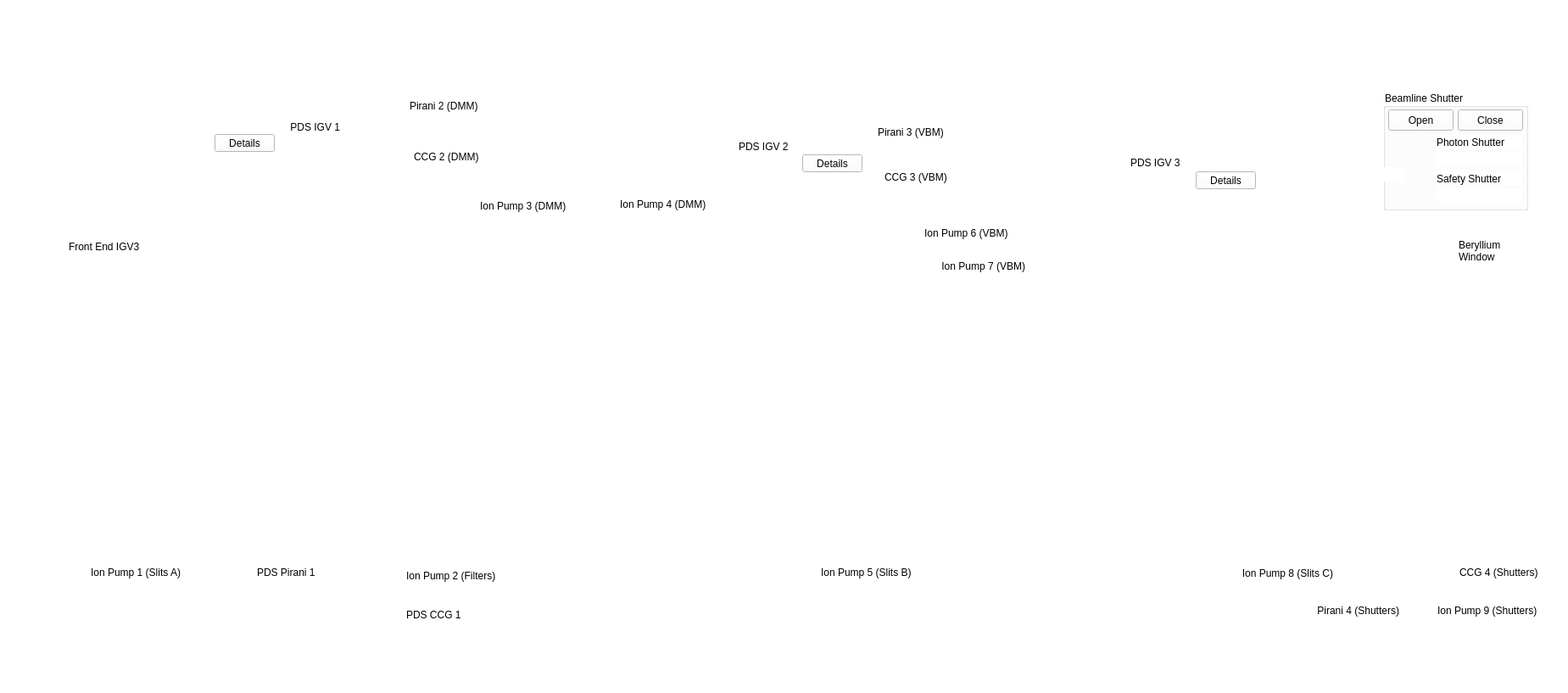
      <widget class="QWidget" name="tab_7">
       <property name="maximumSize">
        <size>
         <width>1850</width>
         <height>900</height>
        </size>
       </property>
       <property name="styleSheet">
        <string notr="true">background-color: rgb(255, 255, 255);</string>
       </property>
       <attribute name="title">
        <string>Vacuum</string>
       </attribute>
       <widget class="QELabel" name="qelabel">
        <property name="geometry">
         <rect>
          <x>0</x>
          <y>0</y>
          <width>1832</width>
          <height>808</height>
         </rect>
        </property>
        <property name="maximumSize">
         <size>
          <width>1832</width>
          <height>835</height>
         </size>
        </property>
        <property name="pixmap">
         <pixmap>PDS_vacuum.png</pixmap>
        </property>
        <property name="scaledContents">
         <bool>true</bool>
        </property>
        <property name="defaultStyle" stdset="0">
         <string>background-color: rgb(255, 255, 255);</string>
        </property>
       </widget>
       <widget class="QLabel" name="label">
        <property name="geometry">
         <rect>
          <x>81</x>
          <y>282</y>
          <width>106</width>
          <height>17</height>
         </rect>
        </property>
        <property name="text">
         <string>Front End IGV3</string>
        </property>
       </widget>
       <widget class="QLabel" name="label_2">
        <property name="geometry">
         <rect>
          <x>81</x>
          <y>666</y>
          <width>132</width>
          <height>17</height>
         </rect>
        </property>
        <property name="text">
         <string>Ion Pump 1 (Slits A)</string>
        </property>
        <property name="alignment">
         <set>Qt::AlignRight|Qt::AlignTrailing|Qt::AlignVCenter</set>
        </property>
       </widget>
       <widget class="QELabel" name="qelabel_2">
        <property name="geometry">
         <rect>
          <x>101</x>
          <y>686</y>
          <width>107</width>
          <height>17</height>
         </rect>
        </property>
        <property name="alignment">
         <set>Qt::AlignRight|Qt::AlignTrailing|Qt::AlignVCenter</set>
        </property>
        <property name="variable" stdset="0">
         <string>MCTPDS01IP01:PRESSURE_MONITOR</string>
        </property>
        <property name="notation" stdset="0">
         <enum>QELabel::Scientific</enum>
        </property>
       </widget>
       <widget class="QESimpleShape" name="qesimpleshape">
        <property name="geometry">
         <rect>
          <x>220</x>
          <y>686</y>
          <width>17</width>
          <height>17</height>
         </rect>
        </property>
        <property name="variable" stdset="0">
         <string>MCTPDS01IP01:STATUS</string>
        </property>
       </widget>
       <widget class="QELabel" name="qelabel_3">
        <property name="geometry">
         <rect>
          <x>479</x>
          <y>690</y>
          <width>107</width>
          <height>17</height>
         </rect>
        </property>
        <property name="alignment">
         <set>Qt::AlignRight|Qt::AlignTrailing|Qt::AlignVCenter</set>
        </property>
        <property name="variable" stdset="0">
         <string>MCTPDS01IP02:PRESSURE_MONITOR</string>
        </property>
        <property name="notation" stdset="0">
         <enum>QELabel::Scientific</enum>
        </property>
       </widget>
       <widget class="QESimpleShape" name="qesimpleshape_2">
        <property name="geometry">
         <rect>
          <x>590</x>
          <y>690</y>
          <width>17</width>
          <height>17</height>
         </rect>
        </property>
        <property name="variable" stdset="0">
         <string>MCTPDS01IP02:STATUS</string>
        </property>
       </widget>
       <widget class="QLabel" name="label_3">
        <property name="geometry">
         <rect>
          <x>479</x>
          <y>670</y>
          <width>131</width>
          <height>17</height>
         </rect>
        </property>
        <property name="text">
         <string>Ion Pump 2 (Filters)</string>
        </property>
       </widget>
       <widget class="QLabel" name="label_4">
        <property name="geometry">
         <rect>
          <x>566</x>
          <y>234</y>
          <width>124</width>
          <height>17</height>
         </rect>
        </property>
        <property name="text">
         <string>Ion Pump 3 (DMM)</string>
        </property>
       </widget>
       <widget class="QELabel" name="qelabel_4">
        <property name="geometry">
         <rect>
          <x>566</x>
          <y>254</y>
          <width>107</width>
          <height>17</height>
         </rect>
        </property>
        <property name="alignment">
         <set>Qt::AlignRight|Qt::AlignTrailing|Qt::AlignVCenter</set>
        </property>
        <property name="variable" stdset="0">
         <string>MCTPDS01IP03:PRESSURE_MONITOR</string>
        </property>
        <property name="notation" stdset="0">
         <enum>QELabel::Scientific</enum>
        </property>
       </widget>
       <widget class="QESimpleShape" name="qesimpleshape_3">
        <property name="geometry">
         <rect>
          <x>678</x>
          <y>254</y>
          <width>17</width>
          <height>17</height>
         </rect>
        </property>
        <property name="variable" stdset="0">
         <string>MCTPDS01IP03:STATUS</string>
        </property>
       </widget>
       <widget class="QLabel" name="label_5">
        <property name="geometry">
         <rect>
          <x>731</x>
          <y>232</y>
          <width>123</width>
          <height>17</height>
         </rect>
        </property>
        <property name="text">
         <string>Ion Pump 4 (DMM)</string>
        </property>
       </widget>
       <widget class="QELabel" name="qelabel_5">
        <property name="geometry">
         <rect>
          <x>725</x>
          <y>252</y>
          <width>107</width>
          <height>17</height>
         </rect>
        </property>
        <property name="alignment">
         <set>Qt::AlignRight|Qt::AlignTrailing|Qt::AlignVCenter</set>
        </property>
        <property name="variable" stdset="0">
         <string>MCTPDS01IP04:PRESSURE_MONITOR</string>
        </property>
        <property name="notation" stdset="0">
         <enum>QELabel::Scientific</enum>
        </property>
       </widget>
       <widget class="QESimpleShape" name="qesimpleshape_4">
        <property name="geometry">
         <rect>
          <x>837</x>
          <y>252</y>
          <width>17</width>
          <height>17</height>
         </rect>
        </property>
        <property name="variable" stdset="0">
         <string>MCTPDS01IP04:STATUS</string>
        </property>
       </widget>
       <widget class="QELabel" name="qelabel_6">
        <property name="geometry">
         <rect>
          <x>1082</x>
          <y>285</y>
          <width>107</width>
          <height>17</height>
         </rect>
        </property>
        <property name="alignment">
         <set>Qt::AlignRight|Qt::AlignTrailing|Qt::AlignVCenter</set>
        </property>
        <property name="variable" stdset="0">
         <string>MCTPDS01IP06:PRESSURE_MONITOR</string>
        </property>
        <property name="notation" stdset="0">
         <enum>QELabel::Scientific</enum>
        </property>
       </widget>
       <widget class="QLabel" name="label_6">
        <property name="geometry">
         <rect>
          <x>1090</x>
          <y>265</y>
          <width>116</width>
          <height>20</height>
         </rect>
        </property>
        <property name="text">
         <string>Ion Pump 6 (VBM)</string>
        </property>
       </widget>
       <widget class="QESimpleShape" name="qesimpleshape_5">
        <property name="geometry">
         <rect>
          <x>1194</x>
          <y>285</y>
          <width>17</width>
          <height>17</height>
         </rect>
        </property>
        <property name="variable" stdset="0">
         <string>MCTPDS01IP06:STATUS_MONITOR</string>
        </property>
       </widget>
       <widget class="QELabel" name="qelabel_7">
        <property name="geometry">
         <rect>
          <x>1082</x>
          <y>324</y>
          <width>107</width>
          <height>17</height>
         </rect>
        </property>
        <property name="alignment">
         <set>Qt::AlignRight|Qt::AlignTrailing|Qt::AlignVCenter</set>
        </property>
        <property name="variable" stdset="0">
         <string>MCTPDS01IP07:PRESSURE_MONITOR</string>
        </property>
        <property name="notation" stdset="0">
         <enum>QELabel::Scientific</enum>
        </property>
       </widget>
       <widget class="QLabel" name="label_7">
        <property name="geometry">
         <rect>
          <x>1090</x>
          <y>304</y>
          <width>119</width>
          <height>20</height>
         </rect>
        </property>
        <property name="text">
         <string>Ion Pump 7 (VBM)</string>
        </property>
        <property name="alignment">
         <set>Qt::AlignRight|Qt::AlignTrailing|Qt::AlignVCenter</set>
        </property>
       </widget>
       <widget class="QESimpleShape" name="qesimpleshape_6">
        <property name="geometry">
         <rect>
          <x>1194</x>
          <y>324</y>
          <width>17</width>
          <height>17</height>
         </rect>
        </property>
        <property name="variable" stdset="0">
         <string>MCTPDS01IP07:STATUS_MONITOR</string>
        </property>
       </widget>
       <widget class="QELabel" name="qelabel_9">
        <property name="geometry">
         <rect>
          <x>1446</x>
          <y>687</y>
          <width>107</width>
          <height>17</height>
         </rect>
        </property>
        <property name="alignment">
         <set>Qt::AlignRight|Qt::AlignTrailing|Qt::AlignVCenter</set>
        </property>
        <property name="variable" stdset="0">
         <string>MCTPDS01IP08:PRESSURE_MONITOR</string>
        </property>
        <property name="notation" stdset="0">
         <enum>QELabel::Scientific</enum>
        </property>
       </widget>
       <widget class="QLabel" name="label_9">
        <property name="geometry">
         <rect>
          <x>1439</x>
          <y>667</y>
          <width>133</width>
          <height>17</height>
         </rect>
        </property>
        <property name="text">
         <string>Ion Pump 8 (Slits C)</string>
        </property>
        <property name="alignment">
         <set>Qt::AlignRight|Qt::AlignTrailing|Qt::AlignVCenter</set>
        </property>
       </widget>
       <widget class="QESimpleShape" name="qesimpleshape_8">
        <property name="geometry">
         <rect>
          <x>1557</x>
          <y>687</y>
          <width>17</width>
          <height>17</height>
         </rect>
        </property>
        <property name="variable" stdset="0">
         <string>MCTPDS01IP08:STATUS</string>
        </property>
       </widget>
       <widget class="QLabel" name="label_10">
        <property name="geometry">
         <rect>
          <x>303</x>
          <y>666</y>
          <width>91</width>
          <height>17</height>
         </rect>
        </property>
        <property name="text">
         <string>PDS Pirani 1</string>
        </property>
       </widget>
       <widget class="QELabel" name="qelabel_10">
        <property name="geometry">
         <rect>
          <x>303</x>
          <y>686</y>
          <width>107</width>
          <height>17</height>
         </rect>
        </property>
        <property name="alignment">
         <set>Qt::AlignRight|Qt::AlignTrailing|Qt::AlignVCenter</set>
        </property>
        <property name="variable" stdset="0">
         <string>MCTPDS01PRG01:PRESSURE_MONITOR</string>
        </property>
        <property name="notation" stdset="0">
         <enum>QELabel::Scientific</enum>
        </property>
       </widget>
       <widget class="QESimpleShape" name="qesimpleshape_9">
        <property name="geometry">
         <rect>
          <x>416</x>
          <y>686</y>
          <width>17</width>
          <height>17</height>
         </rect>
        </property>
        <property name="variable" stdset="0">
         <string>MCTPDS01PRG01:STATUS</string>
        </property>
       </widget>
       <widget class="QELabel" name="qelabel_11">
        <property name="geometry">
         <rect>
          <x>479</x>
          <y>736</y>
          <width>107</width>
          <height>17</height>
         </rect>
        </property>
        <property name="alignment">
         <set>Qt::AlignRight|Qt::AlignTrailing|Qt::AlignVCenter</set>
        </property>
        <property name="variable" stdset="0">
         <string>MCTPDS01CCG01:PRESSURE_MONITOR</string>
        </property>
        <property name="notation" stdset="0">
         <enum>QELabel::Scientific</enum>
        </property>
       </widget>
       <widget class="QESimpleShape" name="qesimpleshape_10">
        <property name="geometry">
         <rect>
          <x>590</x>
          <y>736</y>
          <width>17</width>
          <height>17</height>
         </rect>
        </property>
        <property name="variable" stdset="0">
         <string>MCTPDS01CCG01:STATUS</string>
        </property>
       </widget>
       <widget class="QLabel" name="label_11">
        <property name="geometry">
         <rect>
          <x>479</x>
          <y>716</y>
          <width>91</width>
          <height>17</height>
         </rect>
        </property>
        <property name="text">
         <string>PDS CCG 1</string>
        </property>
       </widget>
       <widget class="QELabel" name="qelabel_12">
        <property name="geometry">
         <rect>
          <x>483</x>
          <y>136</y>
          <width>107</width>
          <height>17</height>
         </rect>
        </property>
        <property name="alignment">
         <set>Qt::AlignRight|Qt::AlignTrailing|Qt::AlignVCenter</set>
        </property>
        <property name="variable" stdset="0">
         <string>MCTPDS01PRG02:PRESSURE_MONITOR</string>
        </property>
        <property name="notation" stdset="0">
         <enum>QELabel::Scientific</enum>
        </property>
       </widget>
       <widget class="QESimpleShape" name="qesimpleshape_11">
        <property name="geometry">
         <rect>
          <x>595</x>
          <y>136</y>
          <width>17</width>
          <height>17</height>
         </rect>
        </property>
        <property name="variable" stdset="0">
         <string>MCTPDS01PRG02:STATUS</string>
        </property>
       </widget>
       <widget class="QLabel" name="label_12">
        <property name="geometry">
         <rect>
          <x>483</x>
          <y>116</y>
          <width>101</width>
          <height>17</height>
         </rect>
        </property>
        <property name="text">
         <string>Pirani 2 (DMM)</string>
        </property>
        <property name="alignment">
         <set>Qt::AlignLeading|Qt::AlignLeft|Qt::AlignVCenter</set>
        </property>
       </widget>
       <widget class="QELabel" name="qelabel_13">
        <property name="geometry">
         <rect>
          <x>488</x>
          <y>196</y>
          <width>107</width>
          <height>17</height>
         </rect>
        </property>
        <property name="alignment">
         <set>Qt::AlignRight|Qt::AlignTrailing|Qt::AlignVCenter</set>
        </property>
        <property name="variable" stdset="0">
         <string>MCTPDS01CCG02:PRESSURE_MONITOR</string>
        </property>
        <property name="notation" stdset="0">
         <enum>QELabel::Scientific</enum>
        </property>
       </widget>
       <widget class="QESimpleShape" name="qesimpleshape_12">
        <property name="geometry">
         <rect>
          <x>600</x>
          <y>196</y>
          <width>17</width>
          <height>17</height>
         </rect>
        </property>
        <property name="variable" stdset="0">
         <string>MCTPDS01CCG02:STATUS</string>
        </property>
       </widget>
       <widget class="QLabel" name="label_13">
        <property name="geometry">
         <rect>
          <x>488</x>
          <y>176</y>
          <width>101</width>
          <height>17</height>
         </rect>
        </property>
        <property name="text">
         <string>CCG 2 (DMM)</string>
        </property>
        <property name="alignment">
         <set>Qt::AlignLeading|Qt::AlignLeft|Qt::AlignVCenter</set>
        </property>
       </widget>
       <widget class="QLabel" name="label_14">
        <property name="geometry">
         <rect>
          <x>1695</x>
          <y>711</y>
          <width>145</width>
          <height>17</height>
         </rect>
        </property>
        <property name="text">
         <string>Ion Pump 9 (Shutters)</string>
        </property>
       </widget>
       <widget class="QELabel" name="qelabel_14">
        <property name="geometry">
         <rect>
          <x>1695</x>
          <y>731</y>
          <width>107</width>
          <height>17</height>
         </rect>
        </property>
        <property name="alignment">
         <set>Qt::AlignRight|Qt::AlignTrailing|Qt::AlignVCenter</set>
        </property>
        <property name="variable" stdset="0">
         <string>MCTPDS01IP09:PRESSURE_MONITOR</string>
        </property>
        <property name="notation" stdset="0">
         <enum>QELabel::Scientific</enum>
        </property>
       </widget>
       <widget class="QESimpleShape" name="qesimpleshape_13">
        <property name="geometry">
         <rect>
          <x>1807</x>
          <y>731</y>
          <width>17</width>
          <height>17</height>
         </rect>
        </property>
        <property name="variable" stdset="0">
         <string>MCTPDS01IP09:STATUS</string>
        </property>
       </widget>
       <widget class="QELabel" name="qelabel_17">
        <property name="geometry">
         <rect>
          <x>1043</x>
          <y>220</y>
          <width>107</width>
          <height>17</height>
         </rect>
        </property>
        <property name="alignment">
         <set>Qt::AlignRight|Qt::AlignTrailing|Qt::AlignVCenter</set>
        </property>
        <property name="variable" stdset="0">
         <string>MCTPDS01CCG03:PRESSURE_MONITOR</string>
        </property>
        <property name="notation" stdset="0">
         <enum>QELabel::Scientific</enum>
        </property>
       </widget>
       <widget class="QLabel" name="label_17">
        <property name="geometry">
         <rect>
          <x>1043</x>
          <y>200</y>
          <width>91</width>
          <height>17</height>
         </rect>
        </property>
        <property name="text">
         <string>CCG 3 (VBM)</string>
        </property>
       </widget>
       <widget class="QESimpleShape" name="qesimpleshape_16">
        <property name="geometry">
         <rect>
          <x>1156</x>
          <y>220</y>
          <width>17</width>
          <height>17</height>
         </rect>
        </property>
        <property name="variable" stdset="0">
         <string>MCTPDS01CCG03:STATUS</string>
        </property>
       </widget>
       <widget class="QLabel" name="label_15">
        <property name="geometry">
         <rect>
          <x>1035</x>
          <y>147</y>
          <width>101</width>
          <height>17</height>
         </rect>
        </property>
        <property name="text">
         <string>Pirani 3 (VBM)</string>
        </property>
        <property name="alignment">
         <set>Qt::AlignLeading|Qt::AlignLeft|Qt::AlignVCenter</set>
        </property>
       </widget>
       <widget class="QESimpleShape" name="qesimpleshape_14">
        <property name="geometry">
         <rect>
          <x>1148</x>
          <y>167</y>
          <width>17</width>
          <height>17</height>
         </rect>
        </property>
        <property name="variable" stdset="0">
         <string>MCTPDS01PRG03:STATUS</string>
        </property>
       </widget>
       <widget class="QELabel" name="qelabel_15">
        <property name="geometry">
         <rect>
          <x>1035</x>
          <y>167</y>
          <width>107</width>
          <height>17</height>
         </rect>
        </property>
        <property name="alignment">
         <set>Qt::AlignRight|Qt::AlignTrailing|Qt::AlignVCenter</set>
        </property>
        <property name="variable" stdset="0">
         <string>MCTPDS01PRG03:PRESSURE_MONITOR</string>
        </property>
        <property name="notation" stdset="0">
         <enum>QELabel::Scientific</enum>
        </property>
       </widget>
       <widget class="QLabel" name="label_16">
        <property name="geometry">
         <rect>
          <x>1529</x>
          <y>711</y>
          <width>121</width>
          <height>17</height>
         </rect>
        </property>
        <property name="text">
         <string>Pirani 4 (Shutters)</string>
        </property>
        <property name="alignment">
         <set>Qt::AlignRight|Qt::AlignTrailing|Qt::AlignVCenter</set>
        </property>
       </widget>
       <widget class="QELabel" name="qelabel_16">
        <property name="geometry">
         <rect>
          <x>1520</x>
          <y>731</y>
          <width>107</width>
          <height>17</height>
         </rect>
        </property>
        <property name="alignment">
         <set>Qt::AlignRight|Qt::AlignTrailing|Qt::AlignVCenter</set>
        </property>
        <property name="variable" stdset="0">
         <string>MCTPDS01PRG04:PRESSURE_MONITOR</string>
        </property>
        <property name="notation" stdset="0">
         <enum>QELabel::Scientific</enum>
        </property>
       </widget>
       <widget class="QESimpleShape" name="qesimpleshape_15">
        <property name="geometry">
         <rect>
          <x>1631</x>
          <y>731</y>
          <width>17</width>
          <height>17</height>
         </rect>
        </property>
        <property name="variable" stdset="0">
         <string>MCTPDS01PRG04:STATUS</string>
        </property>
       </widget>
       <widget class="QESimpleShape" name="qesimpleshape_17">
        <property name="geometry">
         <rect>
          <x>1812</x>
          <y>686</y>
          <width>17</width>
          <height>17</height>
         </rect>
        </property>
        <property name="variable" stdset="0">
         <string>MCTPDS01CCG04:STATUS</string>
        </property>
       </widget>
       <widget class="QLabel" name="label_18">
        <property name="geometry">
         <rect>
          <x>1721</x>
          <y>666</y>
          <width>113</width>
          <height>17</height>
         </rect>
        </property>
        <property name="text">
         <string>CCG 4 (Shutters)</string>
        </property>
       </widget>
       <widget class="QELabel" name="qelabel_18">
        <property name="geometry">
         <rect>
          <x>1700</x>
          <y>686</y>
          <width>107</width>
          <height>17</height>
         </rect>
        </property>
        <property name="alignment">
         <set>Qt::AlignRight|Qt::AlignTrailing|Qt::AlignVCenter</set>
        </property>
        <property name="variable" stdset="0">
         <string>MCTPDS01CCG04:PRESSURE_MONITOR</string>
        </property>
        <property name="notation" stdset="0">
         <enum>QELabel::Scientific</enum>
        </property>
       </widget>
       <widget class="QLabel" name="label_19">
        <property name="geometry">
         <rect>
          <x>330</x>
          <y>141</y>
          <width>71</width>
          <height>17</height>
         </rect>
        </property>
        <property name="text">
         <string>PDS IGV 1</string>
        </property>
        <property name="alignment">
         <set>Qt::AlignRight|Qt::AlignTrailing|Qt::AlignVCenter</set>
        </property>
       </widget>
       <widget class="QELabel" name="qelabel_19">
        <property name="geometry">
         <rect>
          <x>330</x>
          <y>161</y>
          <width>71</width>
          <height>17</height>
         </rect>
        </property>
        <property name="variable" stdset="0">
         <string>MCTPDS01IGV01:OPEN_CLOSE_STATUS</string>
        </property>
       </widget>
       <widget class="QELabel" name="qelabel_20">
        <property name="geometry">
         <rect>
          <x>81</x>
          <y>302</y>
          <width>91</width>
          <height>17</height>
         </rect>
        </property>
        <property name="variable" stdset="0">
         <string>SR09FE02IGV03:OPEN_CLOSE_STATUS</string>
        </property>
       </widget>
       <widget class="QLabel" name="label_20">
        <property name="geometry">
         <rect>
          <x>871</x>
          <y>164</y>
          <width>71</width>
          <height>17</height>
         </rect>
        </property>
        <property name="text">
         <string>PDS IGV 2</string>
        </property>
        <property name="alignment">
         <set>Qt::AlignLeading|Qt::AlignLeft|Qt::AlignVCenter</set>
        </property>
       </widget>
       <widget class="QELabel" name="qelabel_21">
        <property name="geometry">
         <rect>
          <x>871</x>
          <y>184</y>
          <width>71</width>
          <height>17</height>
         </rect>
        </property>
        <property name="variable" stdset="0">
         <string>MCTPDS01IGV02:OPEN_CLOSE_STATUS</string>
        </property>
       </widget>
       <widget class="QELabel" name="qelabel_22">
        <property name="geometry">
         <rect>
          <x>1333</x>
          <y>204</y>
          <width>71</width>
          <height>17</height>
         </rect>
        </property>
        <property name="variable" stdset="0">
         <string>MCTPDS01IGV03:OPEN_CLOSE_STATUS</string>
        </property>
       </widget>
       <widget class="QLabel" name="label_21">
        <property name="geometry">
         <rect>
          <x>1333</x>
          <y>183</y>
          <width>71</width>
          <height>17</height>
         </rect>
        </property>
        <property name="text">
         <string>PDS IGV 3</string>
        </property>
        <property name="alignment">
         <set>Qt::AlignLeading|Qt::AlignLeft|Qt::AlignVCenter</set>
        </property>
       </widget>
       <widget class="QLabel" name="label_24">
        <property name="geometry">
         <rect>
          <x>968</x>
          <y>666</y>
          <width>132</width>
          <height>17</height>
         </rect>
        </property>
        <property name="text">
         <string>Ion Pump 5 (Slits B)</string>
        </property>
       </widget>
       <widget class="QESimpleShape" name="qesimpleshape_18">
        <property name="geometry">
         <rect>
          <x>1080</x>
          <y>686</y>
          <width>17</width>
          <height>17</height>
         </rect>
        </property>
        <property name="variable" stdset="0">
         <string>MCTPDS01IP05:STATUS</string>
        </property>
       </widget>
       <widget class="QELabel" name="qelabel_25">
        <property name="geometry">
         <rect>
          <x>968</x>
          <y>686</y>
          <width>107</width>
          <height>17</height>
         </rect>
        </property>
        <property name="alignment">
         <set>Qt::AlignRight|Qt::AlignTrailing|Qt::AlignVCenter</set>
        </property>
        <property name="variable" stdset="0">
         <string>MCTPDS01IP05:PRESSURE_MONITOR</string>
        </property>
        <property name="notation" stdset="0">
         <enum>QELabel::Scientific</enum>
        </property>
       </widget>
       <widget class="QLabel" name="label_51">
        <property name="geometry">
         <rect>
          <x>1720</x>
          <y>280</y>
          <width>71</width>
          <height>31</height>
         </rect>
        </property>
        <property name="text">
         <string>Beryllium
Window</string>
        </property>
       </widget>
       <widget class="VCLValve" name="vclvalve_3" native="true">
        <property name="geometry">
         <rect>
          <x>1333</x>
          <y>225</y>
          <width>71</width>
          <height>121</height>
         </rect>
        </property>
        <property name="deviceName" stdset="0">
         <string>MCTPDS01IGV03</string>
        </property>
       </widget>
       <widget class="VCLNavigatePushButton" name="vclnavigatepushbutton_7">
        <property name="geometry">
         <rect>
          <x>1410</x>
          <y>202</y>
          <width>71</width>
          <height>21</height>
         </rect>
        </property>
        <property name="text">
         <string>Details</string>
        </property>
        <property name="guiFile" stdset="0">
         <string>opcua_gate_valve_shutter_details.ui</string>
        </property>
        <property name="prioritySubstitutions">
         <string>COMP=MCTPDS01IGV03</string>
        </property>
        <property name="creationOption" stdset="0">
         <enum>QEPushButton::NewWindow</enum>
        </property>
       </widget>
       <widget class="VCLValve" name="vclvalve_4" native="true">
        <property name="geometry">
         <rect>
          <x>871</x>
          <y>206</y>
          <width>71</width>
          <height>121</height>
         </rect>
        </property>
        <property name="deviceName" stdset="0">
         <string>MCTPDS01IGV02</string>
        </property>
       </widget>
       <widget class="VCLNavigatePushButton" name="vclnavigatepushbutton_8">
        <property name="geometry">
         <rect>
          <x>946</x>
          <y>182</y>
          <width>71</width>
          <height>21</height>
         </rect>
        </property>
        <property name="text">
         <string>Details</string>
        </property>
        <property name="guiFile" stdset="0">
         <string>opcua_gate_valve_shutter_details.ui</string>
        </property>
        <property name="prioritySubstitutions">
         <string>COMP=MCTPDS01IGV02</string>
        </property>
        <property name="creationOption" stdset="0">
         <enum>QEPushButton::NewWindow</enum>
        </property>
       </widget>
       <widget class="VCLValve" name="vclvalve_5" native="true">
        <property name="geometry">
         <rect>
          <x>330</x>
          <y>182</y>
          <width>71</width>
          <height>121</height>
         </rect>
        </property>
        <property name="deviceName" stdset="0">
         <string>MCTPDS01IGV01</string>
        </property>
       </widget>
       <widget class="VCLNavigatePushButton" name="vclnavigatepushbutton_9">
        <property name="geometry">
         <rect>
          <x>253</x>
          <y>158</y>
          <width>71</width>
          <height>21</height>
         </rect>
        </property>
        <property name="text">
         <string>Details</string>
        </property>
        <property name="guiFile" stdset="0">
         <string>opcua_gate_valve_shutter_details.ui</string>
        </property>
        <property name="prioritySubstitutions">
         <string>COMP=MCTPDS01IGV01</string>
        </property>
        <property name="creationOption" stdset="0">
         <enum>QEPushButton::NewWindow</enum>
        </property>
       </widget>
       <widget class="QGroupBox" name="groupBox_10">
        <property name="geometry">
         <rect>
          <x>1631</x>
          <y>107</y>
          <width>171</width>
          <height>141</height>
         </rect>
        </property>
        <property name="styleSheet">
         <string notr="true">QGroupBox{background-color: rgba(255, 255, 255, 0)};</string>
        </property>
        <property name="title">
         <string>Beamline Shutter</string>
        </property>
        <widget class="VCLStartPushButton" name="vclstartpushbutton">
         <property name="geometry">
          <rect>
           <x>6</x>
           <y>22</y>
           <width>77</width>
           <height>25</height>
          </rect>
         </property>
         <property name="text">
          <string>Open</string>
         </property>
         <property name="variable" stdset="0">
          <string>MCTBLSH01:BL_SHUTTER_OPEN_CLOSE_CMD</string>
         </property>
         <property name="clickText">
          <string>2</string>
         </property>
        </widget>
        <widget class="VCLStopPushButton" name="vclstoppushbutton">
         <property name="geometry">
          <rect>
           <x>88</x>
           <y>22</y>
           <width>77</width>
           <height>25</height>
          </rect>
         </property>
         <property name="text">
          <string>Close</string>
         </property>
         <property name="variable" stdset="0">
          <string>MCTBLSH01:BL_SHUTTER_OPEN_CLOSE_CMD</string>
         </property>
         <property name="clickText">
          <string>1</string>
         </property>
        </widget>
        <widget class="QELabel" name="qelabel_8">
         <property name="geometry">
          <rect>
           <x>0</x>
           <y>90</y>
           <width>25</width>
           <height>17</height>
          </rect>
         </property>
         <property name="variable" stdset="0">
          <string>MCTBLSH01:BL_SHUTTER_OPEN_ENABLED_STATUS</string>
         </property>
         <property name="visible" stdset="0">
          <bool>false</bool>
         </property>
        </widget>
        <widget class="QLabel" name="label_22">
         <property name="geometry">
          <rect>
           <x>63</x>
           <y>52</y>
           <width>101</width>
           <height>17</height>
          </rect>
         </property>
         <property name="text">
          <string>Photon Shutter</string>
         </property>
         <property name="alignment">
          <set>Qt::AlignLeading|Qt::AlignLeft|Qt::AlignVCenter</set>
         </property>
        </widget>
        <widget class="QLabel" name="label_23">
         <property name="geometry">
          <rect>
           <x>63</x>
           <y>95</y>
           <width>101</width>
           <height>17</height>
          </rect>
         </property>
         <property name="text">
          <string>Safety Shutter</string>
         </property>
         <property name="alignment">
          <set>Qt::AlignLeading|Qt::AlignLeft|Qt::AlignVCenter</set>
         </property>
        </widget>
        <widget class="QELabel" name="qelabel_23">
         <property name="geometry">
          <rect>
           <x>63</x>
           <y>72</y>
           <width>101</width>
           <height>17</height>
          </rect>
         </property>
         <property name="variable" stdset="0">
          <string>MCTBLSH01:PH_SHUTTER_OPEN_CLOSE_STATUS</string>
         </property>
        </widget>
        <widget class="QELabel" name="qelabel_24">
         <property name="geometry">
          <rect>
           <x>63</x>
           <y>115</y>
           <width>101</width>
           <height>17</height>
          </rect>
         </property>
         <property name="variable" stdset="0">
          <string>MCTBLSH01:SF_SHUTTER_OPEN_CLOSE_STATUS</string>
         </property>
        </widget>
       </widget>
      </widget>
